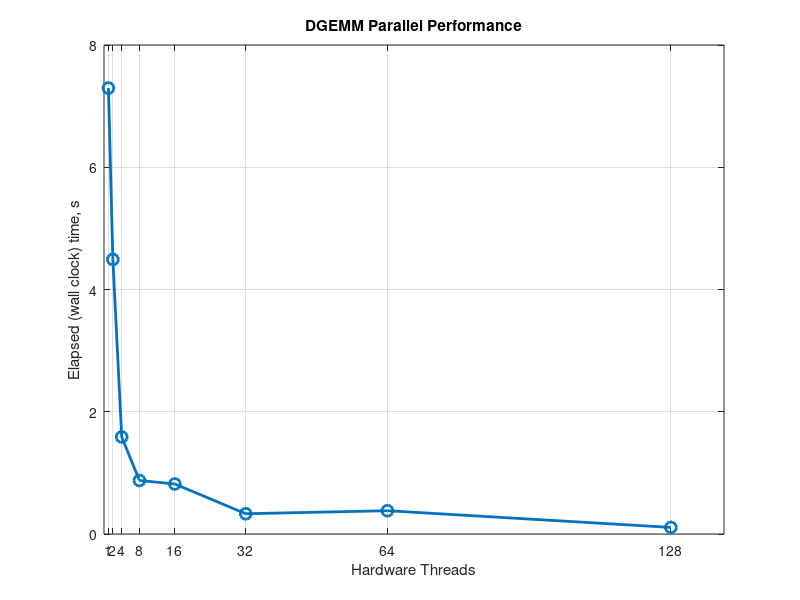

Write the MATLAB code that produced this figure. (Note: this script raises an error after producing the figure.)
threads = [1, 2, 4, 8, 16, 32, 64, 128]; % Powers of 2
time = [7.295530, 4.491734, 1.587605, 0.875662, 0.818440, 0.331504, 0.381048, 0.107883];

% Plot settings
figure;
plot(threads, time, '-o', 'LineWidth', 2, 'MarkerSize', 8);
xlabel('Hardware Threads');
ylabel('Elapsed (wall clock) time, s');
title('DGEMM Parallel Performance');
grid on;

% Customize axis ticks to match power-of-2 spacing
set(gca, 'xtick', 2.^(0:7));
set(gca, 'xticklabels', {'2^0', '2^1', '2^2', '2^3', '2^4', '2^5', '2^6', '2^7'});
